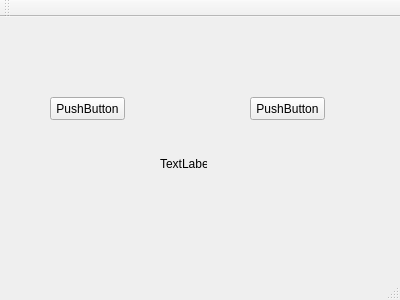
<?xml version="1.0" encoding="UTF-8"?>
<ui version="4.0">
 <class>MainWindow</class>
 <widget class="QMainWindow" name="MainWindow">
  <property name="geometry">
   <rect>
    <x>0</x>
    <y>0</y>
    <width>400</width>
    <height>300</height>
   </rect>
  </property>
  <property name="windowTitle">
   <string>MainWindow</string>
  </property>
  <widget class="QWidget" name="centralWidget">
   <widget class="QPushButton" name="pushButton">
    <property name="geometry">
     <rect>
      <x>50</x>
      <y>80</y>
      <width>75</width>
      <height>23</height>
     </rect>
    </property>
    <property name="text">
     <string>PushButton</string>
    </property>
   </widget>
   <widget class="QPushButton" name="pushButton_2">
    <property name="geometry">
     <rect>
      <x>250</x>
      <y>80</y>
      <width>75</width>
      <height>23</height>
     </rect>
    </property>
    <property name="text">
     <string>PushButton</string>
    </property>
   </widget>
   <widget class="QLabel" name="label">
    <property name="geometry">
     <rect>
      <x>160</x>
      <y>140</y>
      <width>47</width>
      <height>13</height>
     </rect>
    </property>
    <property name="text">
     <string>TextLabel</string>
    </property>
   </widget>
  </widget>
  <widget class="QMenuBar" name="menuBar">
   <property name="geometry">
    <rect>
     <x>0</x>
     <y>0</y>
     <width>400</width>
     <height>21</height>
    </rect>
   </property>
  </widget>
  <widget class="QToolBar" name="mainToolBar">
   <attribute name="toolBarArea">
    <enum>TopToolBarArea</enum>
   </attribute>
   <attribute name="toolBarBreak">
    <bool>false</bool>
   </attribute>
  </widget>
  <widget class="QStatusBar" name="statusBar"/>
 </widget>
 <layoutdefault spacing="6" margin="11"/>
 <resources/>
 <connections>
  <connection>
   <sender>pushButton</sender>
   <signal>clicked()</signal>
   <receiver>MainWindow</receiver>
   <slot>button1Pressed()</slot>
   <hints>
    <hint type="sourcelabel">
     <x>83</x>
     <y>124</y>
    </hint>
    <hint type="destinationlabel">
     <x>83</x>
     <y>196</y>
    </hint>
   </hints>
  </connection>
  <connection>
   <sender>pushButton_2</sender>
   <signal>clicked()</signal>
   <receiver>MainWindow</receiver>
   <slot>button2Pressed()</slot>
   <hints>
    <hint type="sourcelabel">
     <x>296</x>
     <y>127</y>
    </hint>
    <hint type="destinationlabel">
     <x>297</x>
     <y>227</y>
    </hint>
   </hints>
  </connection>
 </connections>
 <slots>
  <slot>button1Pressed()</slot>
  <slot>button2Pressed()</slot>
 </slots>
</ui>
